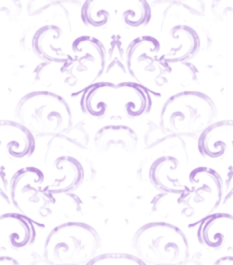
#> input picture game/assets/ui/kit/damask.webp, 233 x 265 px
$ python prep_ui_materials.py
#> lines starting #> are read from the running program, lines starting #| are printed output that depends on the picture; after the words box and inside, x2 and y2 are one past the last pixel; in counts of white or black regions, pixels touching at a corner belong together
"""Render the kit's MATERIAL pieces: brass, enamel, wood, stone and light.

`tools/prep_ui_kit.py` cuts what the sample boards already painted (the rails,
the frames, the medallions, the candles). Some things every room needs are not
in those paintings in a form that can be cut: a price tag, a gilded HUD rail, a
shelf to stand Tricks on, a gothic window, a wall sconce, and a whole room for
the boards to stand in until Josh's backgrounds arrive. This script renders
them in the paintings' manner instead of drawing them with CSS:

  * every shape is a height field, lit from the top left the way the boards
    are lit, so a rim is a bevelled rod with a highlight and an ink outline,
    not a 1px border;
  * brass, enamel, wood and stone are colour ramps measured off the samples
    (tokens.css --kit-gold-lo/--kit-gold/--kit-gold-hi, --kit-enamel);
  * light is painted, not faked: the room is rendered three times, once in the
    dark and once each under candle light and moonlight, and the board reveals
    the lit renders through soft masks where its sconces and windows are. A
    light pool therefore shows the damask and the panelling it falls on.

Outputs (game/assets/ui/kit/):

  cartouche.webp      enamel cartouche with a bevelled brass rim (9-slice):
                      price tags, rarity tags, spoils (.kit-enamel)
  cartouche-hud.webp  the same, cut shorter for the HUD's value plates
  cartouche-dark.webp the Companion tiles' near-black plate: card names, notes
  rail.webp           the HUD's gilded rail: lacquer body, brass rod, studs
  tube.webp           the Courage bar's brass capsule; the Moth's stat strip
  socket.webp         a Keepsake's clipped-corner brass socket in the HUD
  shelf.webp          the Tricks shelf: planked top, bullnose, inlaid apron
  velvet.webp         the shelf cabinet's back cloth, tileable
  room.webp           the placeholder room in the dark (wall, panelling, floor)
  room-warm.webp      the same room under candle light
  room-moon.webp      the same room under moonlight
  pool.webp           a candle's light on a wall, as a mask (.kit-ground__warm)
  beam.webp / -r      a shaft of moonlight from a window, as a mask
  window.webp / -r    a gothic lancet onto the grounds (UI/mainMenu.png), moon in it
  sconce.webp         a brass wall sconce holding the Kid board's own candle

Run after tools/prep_ui_kit.py: the room is papered with its damask.webp and
floored with its floor.webp, and the sconce holds its candle.webp.

    python tools/prep_ui_materials.py              # everything
    python tools/prep_ui_materials.py --only room  # one piece while tuning
"""
import argparse
import os

import numpy as np
from PIL import Image, ImageDraw
from scipy import ndimage

ROOT = os.path.dirname(os.path.dirname(os.path.abspath(__file__)))
UI = os.path.join(ROOT, "UI")
OUT = os.path.join(ROOT, "game", "assets", "ui", "kit")

# the light every board is painted under: high, from the top left, in front
LIGHT = np.array([-0.42, -0.62, 0.66], np.float32)
LIGHT /= np.linalg.norm(LIGHT)


# ── plumbing ────────────────────────────────────────────────────────────────
def save(arr, name, quality=90, lossless=False):
    os.makedirs(OUT, exist_ok=True)
    path = os.path.join(OUT, name)
    arr = np.clip(arr, 0, 255).astype(np.uint8)
    im = Image.fromarray(arr)
    im.save(path, "WEBP", quality=quality, method=6, lossless=lossless, exact=False)
    print(f"  {name:22s} {im.width:5d}x{im.height:<5d} {os.path.getsize(path) / 1024:7.1f} KB")
    return path


def hexc(h):
    h = h.lstrip("#")
    return np.array([int(h[i:i + 2], 16) for i in (0, 2, 4)], np.float32)


def ramp(v, stops):
    """Piecewise-linear colour ramp. stops = [(t, '#rrggbb'), ...] sorted by t."""
    v = np.clip(v, 0, 1)
    out = np.zeros(v.shape + (3,), np.float32)
    ts = [t for t, _ in stops]
    cs = [hexc(c) for _, c in stops]
    for i in range(len(stops) - 1):
        t0, t1 = ts[i], ts[i + 1]
        m = (v >= t0) & (v <= t1) if i == len(stops) - 2 else (v >= t0) & (v < t1)
        k = ((v - t0) / max(t1 - t0, 1e-6))[..., None]
        out = np.where(m[..., None], cs[i] * (1 - k) + cs[i + 1] * k, out)
    return out


def smooth(e0, e1, x):
    t = np.clip((x - e0) / max(e1 - e0, 1e-6), 0, 1)
    return t * t * (3 - 2 * t)


def noise(shape, rng, sigma, amp=1.0):
    n = ndimage.gaussian_filter(rng.normal(0, 1, shape).astype(np.float32), sigma)
    n /= (np.abs(n).max() + 1e-6)
    return n * amp


# [11 lines left out: function periodic_noise, not called in this run]


def normals(height, strength=1.0):
    gy, gx = np.gradient(height.astype(np.float32))
    n = np.dstack([-gx * strength, -gy * strength, np.ones_like(height, np.float32)])
    return n / np.linalg.norm(n, axis=2, keepdims=True)


def lambert(n, light=LIGHT):
    return np.clip((n * light).sum(axis=2), 0, 1)


def specular(n, light=LIGHT, power=28.0):
    h = light + np.array([0, 0, 1], np.float32)
    h /= np.linalg.norm(h)
    return np.clip((n * h).sum(axis=2), 0, 1) ** power


def mask_from_draw(w, h, draw_fn, ss=4):
    """Rasterise a silhouette at `ss`x and return (mask_ss, mask) float arrays."""
    im = Image.new("L", (w * ss, h * ss), 0)
    draw_fn(ImageDraw.Draw(im), ss)
    big = np.asarray(im, np.float32) / 255.0
    small = np.asarray(im.resize((w, h), Image.LANCZOS), np.float32) / 255.0
    return big, small


def inside_distance(mask_bool):
    """Distance (px) from each inside pixel to the silhouette edge; 0 outside."""
    return ndimage.distance_transform_edt(mask_bool)


def down(arr, ss):
    """Box-average a supersampled array (H*ss, W*ss[, C]) down by ss."""
    h, w = arr.shape[0] // ss, arr.shape[1] // ss
    a = arr[:h * ss, :w * ss]
    if a.ndim == 2:
        return a.reshape(h, ss, w, ss).mean(axis=(1, 3))
    return a.reshape(h, ss, w, ss, a.shape[2]).mean(axis=(1, 3))


BRASS = [(0.0, "#1e1206"), (0.22, "#4a3113"), (0.42, "#7d5a2a"), (0.62, "#b08a4a"),
         (0.8, "#d8b775"), (0.93, "#efd79c"), (1.0, "#fbeec6")]


def brass(n, rng=None, wear=None, spec_amt=0.85, lift=0.0):
    """Antique brass under the board light, with a painted specular glint.
    A face turned square to the viewer lands mid-ramp (the samples' #9a7640
    body); only slopes that face the light climb to the highlight."""
    v = lambert(n)
    t = np.clip((v - 0.12) / 0.86 + lift, 0, 1) ** 1.35
    col = ramp(t, BRASS)
    s = specular(n, power=26.0)
    col = col + s[..., None] * np.array([255, 236, 190], np.float32) * spec_amt * 0.5
    if wear is not None:
        col = col * (1 + wear[..., None] * 0.14)
    return col


# ── the enamel cartouche ──────────────────────────────────────────────────────
def cartouche_piece(W, H, name, notch=0.30, bulge=0.22, rim=0.085, ss=4, enamel_top="#3c2a5c",
                    enamel_mid="#291b41", enamel_bot="#1a1129", seed=7):
    """A horizontal cartouche: straight rails, concave notched corners, bowed
    ends with a bead where each notch meets a rail, a bevelled brass rim and a
    glossy violet enamel field. Drawn for a border-image 9-slice: the ends are
    the slices, the middle is a plain run of rail and enamel."""
    rng = np.random.default_rng(seed)
    m = 3.0                                    # room for the outline to anti-alias
    yT, yB = m, H - m
    rn = (yB - yT) * notch                     # notch radius
    b = (yB - yT) * bulge                      # how far an end bows out
    xL, xR = m + b, W - m - b                  # the ends of the rails' box
    bead = max(1.6, (yB - yT) * 0.055)

    def draw(dr, s):
        S = lambda v: v * s
        dr.rectangle([S(xL), S(yT), S(xR), S(yB)], fill=255)
        for cx, cy in ((xL, yT), (xR, yT), (xL, yB), (xR, yB)):      # the notches
            dr.ellipse([S(cx - rn), S(cy - rn), S(cx + rn), S(cy + rn)], fill=0)
        cy = (yT + yB) / 2
        hh = (yB - yT) / 2 - rn
        for cx in (xL, xR):                                           # the bowed ends
            dr.ellipse([S(cx - b), S(cy - hh), S(cx + b), S(cy + hh)], fill=255)
        dr.rectangle([S(xL), S(cy - hh), S(xR), S(cy + hh)], fill=255)
        for px, py in ((xL + rn, yT), (xR - rn, yT), (xL + rn, yB), (xR - rn, yB),
                       (xL, yT + rn), (xR, yT + rn), (xL, yB - rn), (xR, yB - rn)):
            dr.ellipse([S(px - bead), S(py - bead), S(px + bead), S(py + bead)], fill=255)

    big, small = mask_from_draw(W, H, draw, ss)
    inside = big > 0.5
    d = inside_distance(inside) / ss            # distance to the edge, in output px
    rimw = max(3.2, (yB - yT) * rim * 2.0)
    # height: a round rod for the rim (a semicircle in section, so its highlight
    # is a line along the lit side), a shallow dish for the enamel
    t = np.clip(d / rimw, 0, 1)
    rod = np.sqrt(np.clip(1 - (2 * t - 1) ** 2, 0, 1))
    rod = np.where(d < rimw, rod, 0)
    gap = (d >= rimw) & (d < rimw + 1.0)
    dish = np.where(d >= rimw + 1.0, -0.4 + 0.15 * smooth(rimw, rimw + 10, d), 0)
    height = rod * rimw * 0.9 * ss + dish * ss
    height = ndimage.gaussian_filter(height, ss * 0.45)
    n = normals(height, 1.0)
    wear = noise(height.shape, rng, ss * 2.5)
    metal = brass(n, wear=wear)
    # enamel: a violet field, dark against the rim, glazed across its top
    yy = np.arange(H * ss, dtype=np.float32)[:, None] / (H * ss)
    en = ramp(np.clip(1 - yy * 1.0, 0, 1) * np.ones((1, W * ss), np.float32),
              [(0.0, enamel_bot), (0.5, enamel_mid), (1.0, enamel_top)])
    mott = noise(height.shape, rng, ss * 6) * 0.10 + noise(height.shape, rng, ss * 0.9) * 0.05
    en = en * (1 + mott[..., None])
    shade_in = 0.45 + 0.55 * smooth(rimw, rimw + (yB - yT) * 0.35, d)
    en = en * shade_in[..., None]
    gl = np.exp(-((yy - (yT + (yB - yT) * 0.27) / H) / 0.09) ** 2) * smooth(rimw + 1, rimw + 6, d)
    en = en + gl[..., None] * np.array([150, 120, 190], np.float32) * 0.22
    col = np.where((d < rimw)[..., None], metal, en)
    # the ink: an outline round the silhouette and a dark line inside the rim
    ink = np.array([14, 9, 5], np.float32)
    edge = smooth(0.0, 1.1, d)
    col = col * edge[..., None] + ink * (1 - edge[..., None])
    col = np.where(gap[..., None], ink * 0.9 + col * 0.1, col)
    col = down(col, ss)
    alpha = small
    out = np.dstack([col, alpha * 255])
    save(out, name, 92)
    return out


def cartouches():
    cartouche_piece(240, 64, "cartouche.webp", rim=0.06)
    cartouche_piece(160, 44, "cartouche-hud.webp", notch=0.24, bulge=0.12, rim=0.075,
                    enamel_top="#2e2144", enamel_mid="#1f1630", enamel_bot="#140d1e", seed=11)
    # the Companion tiles' nameplate: near-black enamel, for a card's name
    cartouche_piece(240, 64, "cartouche-dark.webp", notch=0.28, bulge=0.2, rim=0.055,
                    enamel_top="#1c1a1e", enamel_mid="#121013", enamel_bot="#09080a", seed=13)


# ── wood ─────────────────────────────────────────────────────────────────────
def wood_albedo(h, w, rng, base="#3b2619", light="#5a3c27", dark="#1f140d", scale=1.0, vertical=False):
    """Dark walnut, painted: long fine grain bent by slow figure, soft streaks
    of lighter and darker wood, and the odd knot of darker figure. Low contrast
    on purpose: it should read as wood at a glance and never as stripes."""
    if vertical:
        return np.ascontiguousarray(wood_albedo(w, h, rng, base, light, dark, scale).transpose(1, 0, 2))
    yy, xx = np.mgrid[0:h, 0:w].astype(np.float32)
    # anisotropic noise: stretched along the grain (x), fine across it (y)
    def aniso(sx, sy, amp):
        n = ndimage.gaussian_filter(rng.normal(0, 1, (h, w)).astype(np.float32), (sy, sx))
        return n / (np.abs(n).max() + 1e-6) * amp
    figure = aniso(160 * scale, 9 * scale, 1.0)
    fine = aniso(40 * scale, 0.8 * scale, 1.0)
    rings = 0.5 + 0.5 * np.sin((yy + figure * 30 * scale) / (2.4 * scale))
    t = 0.5 + figure * 0.26 + fine * 0.22 + (rings - 0.5) * 0.08
    return ramp(np.clip(t, 0, 1), [(0.0, dark), (0.5, base), (1.0, light)])


def moulding(y, profile):
    """Height of a horizontal moulding at rows `y`: profile = [(y0, y1, kind)]
    with kind 'bead' (round), 'cove' (hollow), 'fillet' (flat step)."""
    h = np.zeros_like(y, np.float32)
    for y0, y1, kind, amp in profile:
        m = (y >= y0) & (y < y1)
        t = (y[m] - y0) / max(y1 - y0, 1)
        if kind == "bead":
            h[m] = amp * np.sqrt(np.clip(1 - (2 * t - 1) ** 2, 0, 1))
        elif kind == "cove":
            h[m] = amp * (1 - np.sqrt(np.clip(1 - (1 - t) ** 2, 0, 1)))
        elif kind == "ogee":
            h[m] = amp * (0.5 + 0.5 * np.cos(np.pi * t))
        else:
            h[m] = amp
    return h


# ── the room ─────────────────────────────────────────────────────────────────
ROOM_W, ROOM_H = 1920, 1080
Y_PIC = (78, 100)          # picture rail
Y_DADO = (628, 664)        # chair rail
Y_WAIN = (664, 902)        # panelling
Y_SKIRT = (902, 944)       # skirting board
Y_FLOOR = 944              # the floor starts


def damask_motif():
    """The kit's damask (itself the samples' own scrollwork) as a 0..1 motif."""
    im = Image.open(os.path.join(OUT, "damask.webp")).convert("RGBA")
    return np.asarray(im, np.float32)[..., 3] / 255.0


def tile(a, h, w, ox=0, oy=0):
    th, tw = a.shape
    ys = (np.arange(h) + oy) % th
    xs = (np.arange(w) + ox) % tw
    return a[np.ix_(ys, xs)]


# [47 lines left out: function flagstones, not called in this run]


def room_layers():
    """Albedo, height and a gloss mask for the whole placeholder room."""
    rng = np.random.default_rng(1881)
    W, H = ROOM_W, ROOM_H
    yy, xx = np.mgrid[0:H, 0:W].astype(np.float32)
    alb = np.zeros((H, W, 3), np.float32)
    hgt = np.zeros((H, W), np.float32)
    gloss = np.zeros((H, W), np.float32)

    # the wall: flocked damask on an aubergine ground, hung in strips
    motif = damask_motif()
    mt = Image.fromarray((motif * 255).astype(np.uint8))
    mt = mt.resize((int(mt.width * 1.55), int(mt.height * 1.55)), Image.LANCZOS)
    motif = np.asarray(mt, np.float32) / 255.0
    m = tile(motif, H, W, ox=61, oy=23)
    m = ndimage.gaussian_filter(m, 1.1)
    ground = hexc("#2b1c33")
    flock = hexc("#3a2645")
    wall = ground * (1 - m[..., None] * 0.8) + flock * (m[..., None] * 0.8)
    stain = noise((H, W), rng, 120) * 0.18 + noise((H, W), rng, 30) * 0.08
    weave = noise((H, W), rng, 0.7) * 0.05
    wall = wall * (1 + stain[..., None] + weave[..., None])
    seam = np.zeros(W, np.float32)
    for sx in range(213, W, 427):                        # the strips' seams
        seam += np.exp(-((np.arange(W) - sx) / 1.4) ** 2)
    wall = wall * (1 - seam[None, :, None] * 0.18)
    alb[:] = wall
    hgt[:] = m * 1.6

    # the picture rail and the chair rail: walnut mouldings with a brass inlay
    wood_h = wood_albedo(H, W, rng, scale=1.0)
    for (y0, y1), prof in (
        (Y_PIC, [(0, 6, "bead", 5), (6, 9, "fillet", 3), (9, 22, "ogee", 7)]),
        (Y_DADO, [(0, 7, "bead", 7), (7, 10, "fillet", 5), (10, 26, "bead", 10), (26, 36, "cove", 6)]),
    ):
        sel = (yy >= y0) & (yy < y1)
        alb[sel] = wood_h[sel] * 1.05
        hgt[sel] = 14 + moulding(yy[sel] - y0, prof)
        gloss[sel] = 0.55
    inlay = (yy >= Y_DADO[0] + 8) & (yy < Y_DADO[0] + 10)
    alb[inlay] = hexc("#9b7a44")
    gloss[inlay] = 1.0

    # the panelling: stiles, rails and raised fielded panels
    y0, y1 = Y_WAIN
    sel = (yy >= y0) & (yy < y1)
    alb[sel] = wood_albedo(H, W, rng, base="#35231a", light="#4f3526", dark="#1b120c", scale=1.3)[sel]
    hgt[sel] = 10
    gloss[sel] = 0.35
    PW, ST = 318, 46                                     # panel width, stile width
    x_start = (W - (6 * PW + 7 * ST)) / 2 + ST
    py0, py1 = y0 + 30, y1 - 26
    vert = wood_albedo(H, W, rng, base="#38251b", light="#52382a", dark="#1d130d", scale=1.3, vertical=True)
    for i in range(-1, 8):
        px0 = x_start + i * (PW + ST)
        px1 = px0 + PW
        if px1 < 0 or px0 > W:
            continue
        inner = (xx >= px0) & (xx < px1) & (yy >= py0) & (yy < py1)
        dx = np.minimum(xx - px0, px1 - 1 - xx)
        dy = np.minimum(yy - py0, py1 - 1 - yy)
        dd = np.minimum(dx, dy)
        bevel = np.clip(dd / 20.0, 0, 1)
        field = 6 + bevel * 10
        groove = np.exp(-((dd - 2.0) / 1.3) ** 2) * -5
        hgt = np.where(inner, field + groove, hgt)
        alb = np.where(inner[..., None], vert * (0.92 + 0.1 * bevel[..., None]), alb)
    # the skirting board
    y0, y1 = Y_SKIRT
    sel = (yy >= y0) & (yy < y1)
    alb[sel] = wood_h[sel] * 0.72
    hgt[sel] = 12 + moulding(yy[sel] - y0, [(0, 8, "bead", 6), (8, 12, "cove", 3), (12, 42, "fillet", 2)])
    gloss[sel] = 0.4

    # the floor: the Kid board's own cobbles (floor.webp, laid by prep_ui_kit.py)
    # used as the albedo, their painted relief recovered as a height field
    fh = H - Y_FLOOR
    fl = Image.open(os.path.join(OUT, "floor.webp")).convert("RGB")
    k = fh / fl.height * 1.25
    fl = fl.resize((int(fl.width * k), int(fl.height * k)), Image.LANCZOS)
    f = np.asarray(fl, np.float32)
    f = f[f.shape[0] - fh:]                               # the near rows, cropped to the zone
    reps = int(np.ceil(W / f.shape[1]))
    f = np.concatenate([f] * reps, axis=1)[:, :W]
    lum_f = f.mean(axis=2)
    alb[Y_FLOOR:] = f * 1.9                               # the painting is already dark: lift it to albedo
    hgt[Y_FLOOR:] = ndimage.gaussian_filter(lum_f, 1.2) * 0.25
    gloss[Y_FLOOR:] = 0.2
    return alb, hgt, gloss


# [39 lines left out: functions light_room, ink_lines, painterly, not called in this run]


def room():
    alb, hgt, gloss = room_layers()
    H, W = hgt.shape
    yy = np.arange(H, dtype=np.float32)[:, None]
    xx = np.arange(W, dtype=np.float32)[None, :]
    ink = ink_lines(hgt)[..., None]

    # in the dark: a cold violet ambient; the top of the wall is lost in shadow
    # and the floor falls away from the panelling
    dark = light_room(alb, hgt, gloss, np.array([0, -0.4, 0.92], np.float32),
                      (0.60, 0.54, 0.80), 0.34, 0.40)
    vfall = (0.5 + 0.5 * smooth(0, 560, yy)) * (1 - 0.45 * smooth(Y_FLOOR, H, yy))
    hfall = 1 - 0.22 * (np.abs(xx - W / 2) / (W / 2)) ** 2
    dark = dark * (vfall * hfall)[..., None] * ink
    # candle light, grazing down the wall from sconces above eye level
    Lw = np.array([0, -0.8, 0.6], np.float32)
    Lw /= np.linalg.norm(Lw)
    warm = light_room(alb, hgt, gloss, Lw, (1.0, 0.78, 0.55), 0.7, 1.7,
                      spec_col=(130, 90, 44), floor_light=np.array([0, -0.2, 0.98], np.float32))
    warm = warm * ink
    # moonlight: cold, a little harder, from the high windows
    Lm = np.array([0.0, -0.62, 0.78], np.float32)
    Lm /= np.linalg.norm(Lm)
    moon = light_room(alb, hgt, gloss, Lm, (0.55, 0.68, 1.0), 0.55, 1.45,
                      spec_col=(50, 70, 110), floor_light=np.array([0, -0.25, 0.97], np.float32))
    moon = moon * ink
    # one painterly pass shared by all three, so a light pool never shifts the paint
    rng = np.random.default_rng(77)
    state = rng.bit_generator.state
    out = []
    for img in (dark, warm, moon):
        r = np.random.default_rng(77)
        out.append(painterly(img, r))
    save(out[0], "room.webp", 86)
    save(out[1], "room-warm.webp", 84)
    save(out[2], "room-moon.webp", 84)


# ── light masks ─────────────────────────────────────────────────────────────
# [50 lines left out: functions pools, lancet, not called in this run]


def stone_albedo(shape, rng, base="#3a3243", dark="#1c1722", light="#53495d"):
    t = 0.5 + noise(shape, rng, 6) * 0.25 + noise(shape, rng, 1.2) * 0.12 + noise(shape, rng, 30) * 0.2
    return ramp(np.clip(t, 0, 1), [(0, dark), (0.5, base), (1, light)])


# [138 lines left out: functions night_view, window_piece, not called in this run]


def windows():
    save(window_piece(False), "window.webp", 90)
    save(window_piece(True), "window-r.webp", 90)


# ── the wall sconce ───────────────────────────────────────────────────────────
# [289 lines left out: functions sconce, rail, tube, socket, walnut, shelf and 1 more, not called in this run]


PIECES = {
    "cartouche": cartouches,
    "room": room,
    "pools": pools,
    "window": windows,
    "sconce": sconce,
    "rail": rail,
    "tube": tube,
    "socket": socket,
    "shelf": shelf,
    "velvet": velvet,
}


def main():
    ap = argparse.ArgumentParser(description="Render the kit's material pieces.")
    ap.add_argument("--only", default="", help="comma-separated piece names: " + ", ".join(PIECES))
    a = ap.parse_args()
    names = [s.strip() for s in a.only.split(",") if s.strip()] or list(PIECES)
    print("materials ->", os.path.relpath(OUT, ROOT))
    for nm in names:
        PIECES[nm]()
#> this loop made 2 passes
#> pass 1, in mask_from_draw, `big = np.asarray(im, np.float32) / 255.0`:
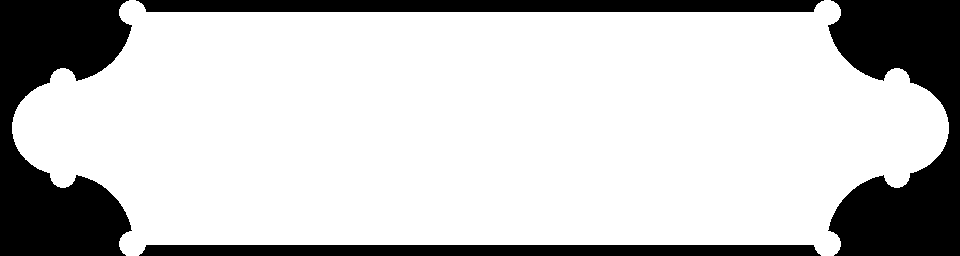
#> big: shape (256, 960) float32; values 0 (black) and 1 (white), 76.9% white; 4 black regions, box (x1, y1, x2, y2) and area: (0, 0, 132, 256) 20665, (828, 0, 960, 256) 20562, (136, 0, 824, 12) 8088, (139, 245, 821, 256) 7404
#> pass 1, in mask_from_draw, `small = np.asarray(im.resize((w, h), Image.LANCZOS), np.float32) / 255.0`:
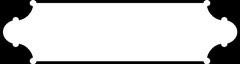
#> small: shape (64, 240) float32; min 0, max 1, mean 0.769
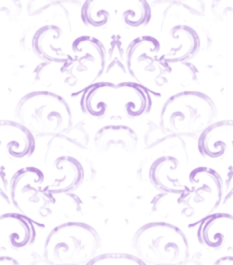
#> input picture game/assets/ui/kit/damask.webp, 233 x 265 px


if __name__ == "__main__":
#> (the run stopped early here; a loop or call above may not have finished)
